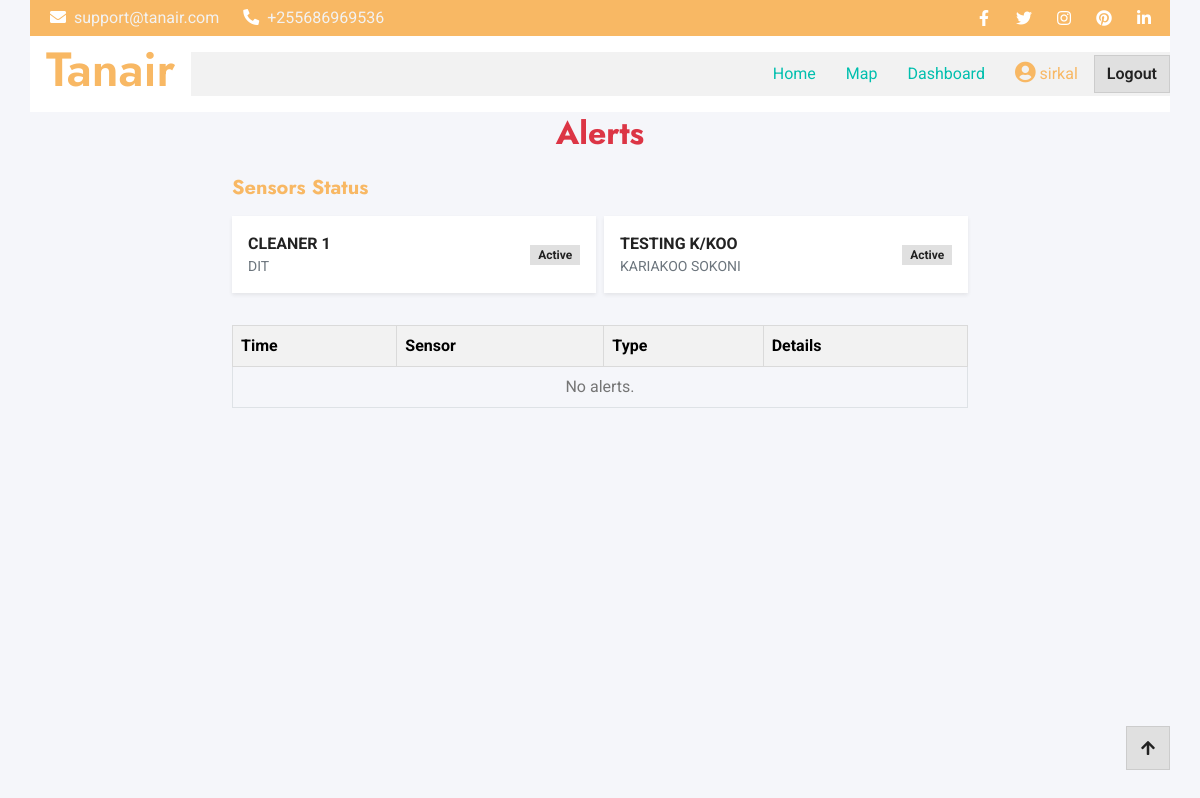
The app's page /dashboard/alerts/ (signed in) with its own data.
### habil/models.py (models this page shows, shortened)
class Sensor(models.Model):
    name = models.CharField(max_length=100, unique=True)
    location = models.CharField(max_length=200)
    latitude = models.DecimalField(max_digits=9, decimal_places=6)
    longitude = models.DecimalField(max_digits=9, decimal_places=6)
    installation_date = models.DateField()
    is_active = models.BooleanField(default=True)
    description = models.TextField(blank=True, null=True)

### dashboard/views.py (the view)
# urls.py: path('alerts/', views.alerts, name='alerts'),
@login_required
def alerts(request):
    Alert.objects.filter(is_read=False).update(is_read=True)
    alerts = Alert.objects.all()[:100]
    sensors = Sensor.objects.all()
    return render(request, 'dashboard/alerts.html', {'alerts': alerts, 'sensors': sensors})

### dashboard/templates/dashboard/alerts.html (shortened to what this page needs)
{% extends "base.html" %}
{% block content %}
<div class="container py-4" style="margin-top: 90px; min-height: 70vh;">
  <div class="row justify-content-center">
    <div class="col-lg-8">
      <h2 class="fw-bold text-danger mb-4 text-center">Alerts</h2>
      <div class="mb-4">
        <h5 class="fw-bold mb-3 text-primary">Sensors Status</h5>
        <div class="row g-2">
          {% for sensor in sensors %}
          <div class="col-12 col-md-6">
            <div class="card shadow-sm border-0 mb-2">
              <div class="card-body d-flex align-items-center">
                <div class="flex-grow-1">
                  <div class="fw-bold">{{ sensor.name }}</div>
                  <div class="text-muted small">{{ sensor.location }}</div>
                </div>
                {% if sensor.is_active %}
                  <span class="badge bg-success">Active</span>
                {% else %}
                  <span class="badge bg-secondary">Inactive</span>
                {% endif %}
              </div>
            </div>
          </div>
          {% endfor %}
        </div>
      </div>
      <div class="table-responsive">
        <table class="table table-bordered table-hover">
          <thead class="table-light">
            <tr>
              <th>Time</th>
              <th>Sensor</th>
              <th>Type</th>
              <th>Details</th>
            </tr>
          </thead>
          <tbody>
            {% for alert in alerts %}
            <tr class="{% if alert.type == 'sensor_health' %}table-warning{% elif alert.type == 'pollution' %}table-danger{% endif %}">
              <td>{{ alert.timestamp }}</td>
              <td>{{ alert.sensor.name }}</td>
              <td>
                {% if alert.type == 'sensor_health' %}
                  <span class="badge bg-warning text-dark">Sensor Health</span>
                {% elif alert.type == 'pollution' %}
                  <span class="badge bg-danger">Pollution</span>
                {% endif %}
              </td>
              <td>{{ alert.message }}</td>
            </tr>
            {% empty %}
            <tr>
              <td colspan="4" class="text-center">No alerts.</td>
            </tr>
            {% endfor %}
          </tbody>
        </table>
      </div>
    </div>
  </div>
</div>
{% endblock %}

### habil/templates/base.html (shortened to what this page needs)
    {% load static %}
<!DOCTYPE html>
<html lang="en">
<head>
    {% load static %}
    <link rel="stylesheet" href="https://use.fontawesome.com/releases/v5.15.4/css/all.css"/>
    <link href="https://cdn.jsdelivr.net/npm/bootstrap-icons@1.4.1/font/bootstrap-icons.css" rel="stylesheet">
    <link href="{% static 'lib/owlcarousel/assets/owl.carousel.min.css' %}" rel="stylesheet">
    <link href="{% static 'lib/lightbox/css/lightbox.min.css' %}" rel="stylesheet">
    <link href="{% static 'css/bootstrap.min.css' %}" rel="stylesheet">
    <link href="{% static 'css/style.css' %}" rel="stylesheet">
</head>
<body>
    <div class="container-fluid fixed-top px-0">
        <div class="container px-0">
            <div class="topbar">
                <div class="row align-items-center justify-content-center">
                    <div class="col-md-8">
                        <div class="topbar-info d-flex flex-wrap">
                            <a href="#" class="text-light me-4"><i class="fas fa-envelope text-white me-2"></i>support@tanair.com</a>
                            <a href="#" class="text-light"><i class="fas fa-phone-alt text-white me-2"></i>+255686969536</a>
                        </div>
                    </div>
                    <div class="col-md-4">
                        <div class="topbar-icon d-flex align-items-center justify-content-end">
                            <a href="#" class="btn-square text-white me-2"><i class="fab fa-facebook-f"></i></a>
                            <a href="#" class="btn-square text-white me-2"><i class="fab fa-twitter"></i></a>
                            <a href="#" class="btn-square text-white me-2"><i class="fab fa-instagram"></i></a>
                            <a href="#" class="btn-square text-white me-2"><i class="fab fa-pinterest"></i></a>
                            <a href="#" class="btn-square text-white me-0"><i class="fab fa-linkedin-in"></i></a>
                        </div>
                    </div>
                </div>
            </div>
            <nav class="navbar navbar-light bg-light navbar-expand-xl">
                <a href="{% url 'habil:home' %}" class="navbar-brand ms-3">
                    <h1 class="text-primary display-5">Tanair</h1>
                </a>
                <div class="collapssse navbar-collapse bg-light" id="navbarCollapse">
                    <div class="navbar-nav ms-auto">
                        <a href="{% url 'habil:home' %}" class="nav-item nav-link {% if request.resolver_match.url_name == 'home' %}active{% endif %}">Home</a>
                        <a href="{% url 'habil:about' %}" class="nav-item nav-link">Map</a>
                        {% if user.is_authenticated %}
                            <a class="nav-link" href="{% url 'habil:dashboard' %}">Dashboard</a>
                        {% endif %}
                    </div>
                    <div class="d-flex align-items-center flex-nowrap pt-xl-0" style="margin-left: 15px;">
                        {% if user.is_authenticated %}
                            <span class="me-2 text-primary">
                                <i class="fas fa-user-circle fa-lg"></i> {{ user.username }}
                            </span>
                            <form action="{% url 'habil:logout' %}" method="post" style="display:inline;">
                                <button type="submit" class="btn btn-outline-primary ms-2">Logout</button>
                            </form>
                        {% else %}
                            <a href="{% url 'habil:login' %}" class="btn btn-primary ms-2">Login</a>
                        {% endif %}
                    </div>
                </div>
            </nav>
        </div>
    </div>
    {% block content %}{% endblock %}
    <a href="#" class="btn btn-primary btn-primary-outline-0 btn-md-square back-to-top"><i class="fa fa-arrow-up"></i></a>
</body>
</html>

### static/css/style.css (style rules this page uses)
.back-to-top { position: fixed; right: 30px; bottom: 30px; display: flex; width: 45px; height: 45px; align-items: center; justify-content: center; transition: 0.5s; z-index: 99; }
.btn { font-weight: 600; transition: .5s; }
.btn-square { width: 32px; height: 32px; }
.btn-md-square { width: 44px; height: 44px; }
.btn-square, .btn-sm-square, .btn-md-square, .btn-lg-square { padding: 0; display: flex; align-items: center; justify-content: center; font-weight: normal; }
.fixed-top .container { transition: 0.5s; }
.topbar { padding: 2px 10px 2px 20px; background: var(--bs-primary) !important; }
.topbar a, .topbar a i { transition: 0.5s; }
.navbar { padding: 0; }
.navbar .navbar-nav .nav-link { padding: 10px 15px; font-size: 16px; transition: .5s; }
:root { --primary-color: #1a73e8; --accent-color: #00bfae; }
a { color: var(--accent-color) !important; }

### habil/templates/base.html (style rules this page uses)
body.theme-light { background: #f5f6fa !important; color: #222 !important; }
body.theme-light .container-fluid, body.theme-light .container { background: #f5f6fa !important; color: #222 !important; }
body.theme-light .card { background: #fff !important; color: #222 !important; border-color: #eee !important; }
body.theme-light .btn, body.theme-light .badge { color: #222 !important; background: #e0e0e0 !important; border-color: #ccc !important; }
body.theme-light .navbar, body.theme-light .sidebar { background: #fff !important; }

### records on screen
Sensor: name "CLEANER 1", location "DIT", is_active "Active"
Sensor: name "TESTING K/KOO", location "KARIAKOO SOKONI", is_active "Active"

### other values on screen
{{ user.username }} "sirkal"
